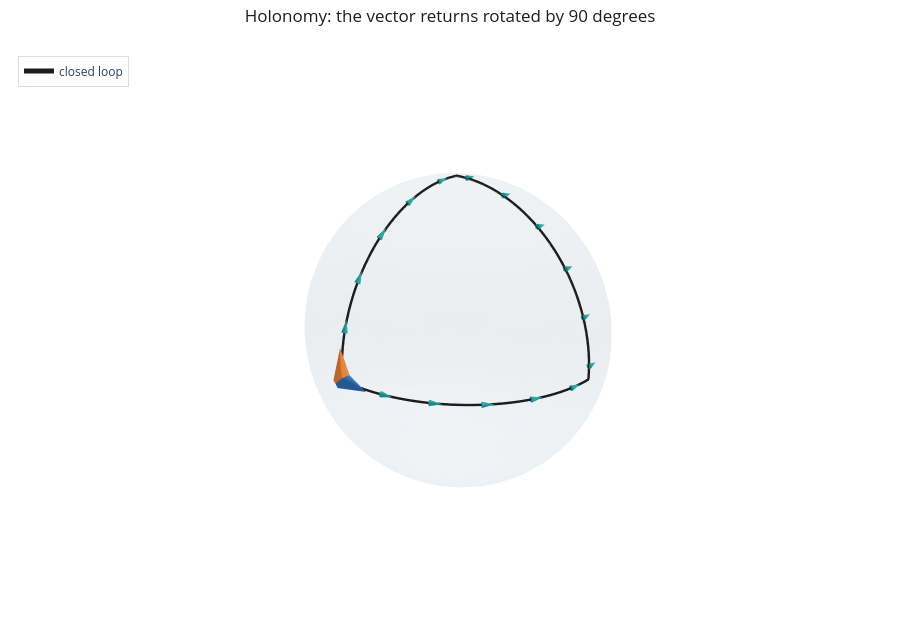

Notebook source saved alongside this figure:
### Markdown cell above
## 3. Holonomy on a closed loop

We transport a vector around a spherical triangle: equator point $A$ → equator point $B$ → north pole
$N$ → back to $A$, each leg a geodesic. On a flat space the vector would return unchanged; on the sphere
it returns rotated by the enclosed area (Gauss–Bonnet). For this octant the area is $\pi/2$, so we expect
a $90^\circ$ rotation. The blue and orange cones at $A$ are the initial and returned vectors.

### Code cell
A = jnp.array([1.0, 0.0, 0.0])
B = jnp.array([0.0, 1.0, 0.0])
N = jnp.array([0.0, 0.0, 1.0])
loop = jnp.concatenate([geodesic(A, B, 40), geodesic(B, N, 40), geodesic(N, A, 40)], axis=0)

v_init = sphere.to_tangent(A, jnp.array([0.0, 1.0, 0.0])); v_init = v_init / jnp.linalg.norm(v_init)
loop_vecs = np.array(transport_along(loop, v_init))
v_final = loop_vecs[-1]
cos_ang = float(np.dot(v_init, v_final) / (np.linalg.norm(v_init) * np.linalg.norm(v_final)))
holonomy_deg = np.degrees(np.arccos(np.clip(cos_ang, -1, 1)))
print(f"initial vector : {np.round(np.array(v_init), 3)}")
print(f"returned vector: {np.round(v_final, 3)}")
print(f"holonomy angle : {holonomy_deg:.2f} deg   (enclosed area = pi/2 -> 90)")

L = np.array(loop)
s = slice(0, len(L), 7)
fig = go.Figure()
fig.add_trace(plotly_sphere(1.0))
fig.add_trace(plotly_path(L, color=PALETTE["ink"], name="closed loop", width=5, show_start=False))
fig.add_trace(plotly_cones(L[s], loop_vecs[s], name="transported", sizeref=0.4, color=PALETTE["teal"]))
fig.add_trace(plotly_cones(np.array(A)[None], v_init[None], name="initial", sizeref=0.2,
                           color=PALETTE["primary"]))
fig.add_trace(plotly_cones(np.array(A)[None], v_final[None], name="returned", sizeref=0.2,
                           color=PALETTE["accent"]))
plotly_layout(fig, f"Holonomy: the vector returns rotated by {holonomy_deg:.0f} degrees")
fig.show()

### Figure 1 — Plotly figure (JSON) as saved in the notebook; plotly's stock layout.template omitted (floating-point values rounded to 4 significant figures; data arrays with more than 128 entries replaced by an {"elided": "..."} marker saying what was removed)
{"data": [{"colorscale": [[0.0, "#cdd8e3"], [1.0, "#cdd8e3"]], "hoverinfo": "skip", "lighting": {"ambient": 0.9, "diffuse": 0.2, "specular": 0.05}, "name": "", "opacity": 0.16, "showscale": false, "type": "surface", "x": {"elided": "60x30 float values"}, "y": {"elided": "60x30 float values"}, "z": {"elided": "60x30 float values"}}, {"line": {"color": "#1d1d1f", "width": 5}, "mode": "lines", "name": "closed loop", "showlegend": true, "type": "scatter3d", "x": [1.0, 0.9992, 0.9968, 0.9927, 0.9871, 0.9798, 0.9709, 0.9605, 0.9485, 0.935, 0.92, 0.9035, 0.8855, 0.866, 0.8452, 0.823, 0.7994, 0.7746, 0.7485, 0.7212, 0.6927, 0.6631, 0.6324, 0.6007, 0.5681, 0.5345, 0.5, 0.4647, 0.4287, 0.392, 0.3546, 0.3167, 0.2782, 0.2393, 0.2, 0.1604, 0.1205, 0.08047, 0.04027, -4.371e-08, 0.0, 0.0, 0.0, 0.0, 0.0, 0.0, 0.0, 0.0, 0.0, 0.0, 0.0, 0.0, 0.0, 0.0, 0.0, 0.0, 0.0, 0.0, 0.0, 0.0, 0.0, 0.0, 0.0, 0.0, 0.0, 0.0, 0.0, 0.0, 0.0, 0.0, 0.0, 0.0, 0.0, 0.0, 0.0, 0.0, 0.0, 0.0, 0.0, 0.0, 0.0, 0.04027, 0.08047, 0.1205, 0.1604, 0.2, 0.2393, 0.2782, 0.3167, 0.3546, 0.392, 0.4287, 0.4647, 0.5, 0.5345, 0.5681, 0.6007, 0.6324, 0.6631, 0.6927, 0.7212, 0.7485, 0.7746, 0.7994, 0.823, 0.8452, 0.866, 0.8855, 0.9035, 0.92, 0.935, 0.9485, 0.9605, 0.9709, 0.9798, 0.9871, 0.9927, 0.9968, 0.9992, 1.0], "y": [0.0, 0.04027, 0.08047, 0.1205, 0.1604, 0.2, 0.2393, 0.2782, 0.3167, 0.3546, 0.392, 0.4287, 0.4647, 0.5, 0.5345, 0.5681, 0.6007, 0.6324, 0.6631, 0.6927, 0.7212, 0.7485, 0.7746, 0.7994, 0.823, 0.8452, 0.866, 0.8855, 0.9035, 0.92, 0.935, 0.9485, 0.9605, 0.9709, 0.9798, 0.9871, 0.9927, 0.9968, 0.9992, 1.0, 1.0, 0.9992, 0.9968, 0.9927, 0.9871, 0.9798, 0.9709, 0.9605, 0.9485, 0.935, 0.92, 0.9035, 0.8855, 0.866, 0.8452, 0.823, 0.7994, 0.7746, 0.7485, 0.7212, 0.6927, 0.6631, 0.6324, 0.6007, 0.5681, 0.5345, 0.5, 0.4647, 0.4287, 0.392, 0.3546, 0.3167, 0.2782, 0.2393, 0.2, 0.1604, 0.1205, 0.08047, 0.04027, -4.371e-08, 0.0, 0.0, 0.0, 0.0, 0.0, 0.0, 0.0, 0.0, 0.0, 0.0, 0.0, 0.0, 0.0, 0.0, 0.0, 0.0, 0.0, 0.0, 0.0, 0.0, 0.0, 0.0, 0.0, 0.0, 0.0, 0.0, 0.0, 0.0, 0.0, 0.0, 0.0, 0.0, 0.0, 0.0, 0.0, 0.0, 0.0, 0.0, 0.0, 0.0], "z": [0.0, 0.0, 0.0, 0.0, 0.0, 0.0, 0.0, 0.0, 0.0, 0.0, 0.0, 0.0, 0.0, 0.0, 0.0, 0.0, 0.0, 0.0, 0.0, 0.0, 0.0, 0.0, 0.0, 0.0, 0.0, 0.0, 0.0, 0.0, 0.0, 0.0, 0.0, 0.0, 0.0, 0.0, 0.0, 0.0, 0.0, 0.0, 0.0, 0.0, 0.0, 0.04027, 0.08047, 0.1205, 0.1604, 0.2, 0.2393, 0.2782, 0.3167, 0.3546, 0.392, 0.4287, 0.4647, 0.5, 0.5345, 0.5681, 0.6007, 0.6324, 0.6631, 0.6927, 0.7212, 0.7485, 0.7746, 0.7994, 0.823, 0.8452, 0.866, 0.8855, 0.9035, 0.92, 0.935, 0.9485, 0.9605, 0.9709, 0.9798, 0.9871, 0.9927, 0.9968, 0.9992, 1.0, 1.0, 0.9992, 0.9968, 0.9927, 0.9871, 0.9798, 0.9709, 0.9605, 0.9485, 0.935, 0.92, 0.9035, 0.8855, 0.866, 0.8452, 0.823, 0.7994, 0.7746, 0.7485, 0.7212, 0.6927, 0.6631, 0.6324, 0.6007, 0.5681, 0.5345, 0.5, 0.4647, 0.4287, 0.392, 0.3546, 0.3167, 0.2782, 0.2393, 0.2, 0.1604, 0.1205, 0.08047, 0.04027, -4.371e-08]}, {"anchor": "tail", "colorscale": [[0.0, "#2ca6a4"], [1.0, "#2ca6a4"]], "hoverinfo": "skip", "name": "transported", "showscale": false, "sizemode": "scaled", "sizeref": 0.4, "type": "cone", "u": [0.0, -0.2782, -0.5345, -0.7485, -0.9035, -0.9871, -1.0, -1.0, -1.0, -1.0, -1.0, -1.0, -0.9871, -0.9035, -0.7485, -0.5345, -0.2782, 4.6e-08], "v": [1.0, 0.9605, 0.8452, 0.6631, 0.4287, 0.1604, -3.505e-17, -1.545e-16, -2.617e-16, -3.482e-16, -4.073e-16, -4.342e-16, -4.356e-16, -4.356e-16, -4.356e-16, -4.356e-16, -4.356e-16, -4.356e-16], "w": [0.0, 0.0, 0.0, 0.0, 0.0, 0.0, 4.342e-16, 4.073e-16, 3.482e-16, 2.617e-16, 1.545e-16, 3.505e-17, 0.1604, 0.4287, 0.6631, 0.8452, 0.9605, 1.0], "x": [1.0, 0.9605, 0.8452, 0.6631, 0.4287, 0.1604, 0.0, 0.0, 0.0, 0.0, 0.0, 0.0, 0.1604, 0.4287, 0.6631, 0.8452, 0.9605, 1.0], "y": [0.0, 0.2782, 0.5345, 0.7485, 0.9035, 0.9871, 0.9968, 0.935, 0.7994, 0.6007, 0.3546, 0.08047, 0.0, 0.0, 0.0, 0.0, 0.0, 0.0], "z": [0.0, 0.0, 0.0, 0.0, 0.0, 0.0, 0.08047, 0.3546, 0.6007, 0.7994, 0.935, 0.9968, 0.9871, 0.9035, 0.7485, 0.5345, 0.2782, -4.371e-08]}, {"anchor": "tail", "colorscale": [[0.0, "#2f6db5"], [1.0, "#2f6db5"]], "hoverinfo": "skip", "name": "initial", "showscale": false, "sizemode": "scaled", "sizeref": 0.2, "type": "cone", "u": [0.0], "v": [1.0], "w": [0.0], "x": [1.0], "y": [0.0], "z": [0.0]}, {"anchor": "tail", "colorscale": [[0.0, "#e8833a"], [1.0, "#e8833a"]], "hoverinfo": "skip", "name": "returned", "showscale": false, "sizemode": "scaled", "sizeref": 0.2, "type": "cone", "u": [4.6e-08], "v": [-4.356e-16], "w": [1.0], "x": [1.0], "y": [0.0], "z": [0.0]}], "layout": {"height": 620, "legend": {"bgcolor": "rgba(255,255,255,0.6)", "bordercolor": "#d8dee6", "borderwidth": 1, "font": {"size": 12}, "x": 0.02, "y": 0.98}, "margin": {"b": 0, "l": 0, "r": 0, "t": 44}, "paper_bgcolor": "white", "scene": {"aspectmode": "data", "camera": {"eye": {"x": 1.35, "y": 1.25, "z": 0.8}}, "xaxis": {"showbackground": false, "showgrid": false, "showticklabels": false, "title": {"text": ""}, "visible": false, "zeroline": false}, "yaxis": {"showbackground": false, "showgrid": false, "showticklabels": false, "title": {"text": ""}, "visible": false, "zeroline": false}, "zaxis": {"showbackground": false, "showgrid": false, "showticklabels": false, "title": {"text": ""}, "visible": false, "zeroline": false}}, "title": {"font": {"color": "#1d1d1f", "size": 17}, "text": "Holonomy: the vector returns rotated by 90 degrees", "x": 0.5, "xanchor": "center"}}}
